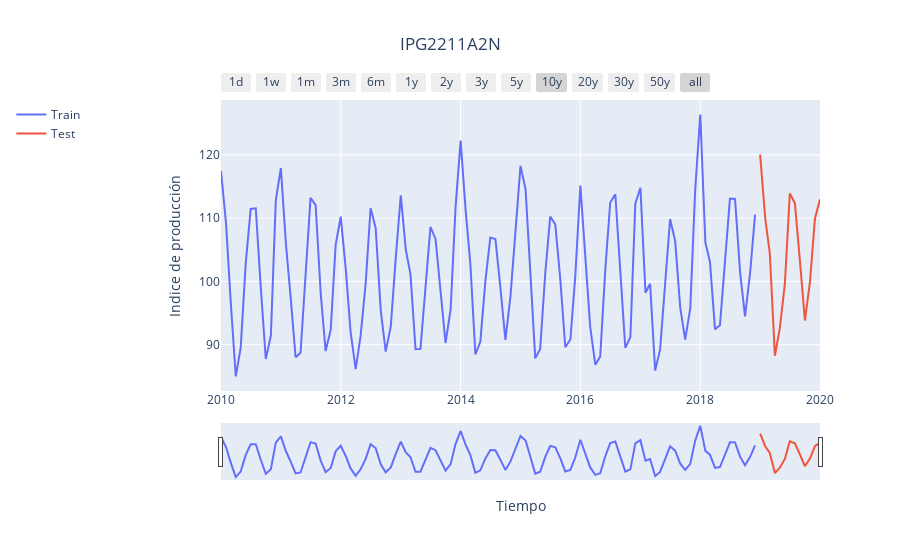

Notebook code for this chart:
### Code cell
import pandas as pd
import numpy as np
from statsmodels.tsa.arima.model import ARIMA
import matplotlib.pyplot as plt
import seaborn as sns
import warnings
from typing import Optional, Any
from tqdm import tqdm

warnings.filterwarnings('ignore')

def fit_arima_model(train_data):
    model = ARIMA(train_data, order=(2, 0, 2),freq='MS')  # You can adjust the order as needed
    return model.fit()

def predict_bootstrapping(model, train_data, steps=1, n_boot=500, random_state=123):
    predictions = model.forecast(steps=steps)
    residuals = model.resid
    
    boot_predictions = np.full((steps, n_boot), np.nan)
    rng = np.random.default_rng(seed=random_state)
    
    for i in range(n_boot):
        sample_residuals = rng.choice(residuals, size=steps, replace=True)
        boot_predictions[:, i] = predictions + sample_residuals
    
    return pd.DataFrame(boot_predictions, columns=[f"pred_boot_{i}" for i in range(n_boot)],
                        index=pd.date_range(start=train_data.index[-1] + pd.Timedelta(days=1), periods=steps, freq='MS'))

def rolling_forecast_with_bootstrapping(train, test, window_size=24, n_boot=500):
    all_bootstrap_predictions = []
    
    for i in tqdm(range(len(test)), desc="Rolling Forecast"):
        train_window = pd.concat([train, test.iloc[:i]])
        model = fit_arima_model(train_window.iloc[-window_size:])
        bootstrap_predictions = predict_bootstrapping(model, train_window.iloc[-window_size:], steps=1, n_boot=n_boot)
        all_bootstrap_predictions.append(bootstrap_predictions)
    
    return pd.concat(all_bootstrap_predictions)

def plot_prediction_distribution(bootstrapping_predictions: pd.DataFrame,
                                 bw_method: Optional[Any] = None,
                                 **fig_kw) -> plt.Figure:
    index = bootstrapping_predictions.index.astype(str).to_list()[::-1]
    palette = sns.cubehelix_palette(len(index), rot=-.25, light=.7, reverse=False)
    fig, axs = plt.subplots(len(index), 1, sharex=True, **fig_kw)
    if not isinstance(axs, np.ndarray):
        axs = np.array([axs])

    for i, step in enumerate(index):
        plot = (
            bootstrapping_predictions.loc[step, :]
            .plot.kde(ax=axs[i], bw_method=bw_method, lw=0.5)
        )
        x = plot.get_children()[0]._x
        y = plot.get_children()[0]._y
        axs[i].fill_between(x, y, color=palette[i])
        
        prediction_mean = bootstrapping_predictions.loc[step, :].mean()
        idx = np.abs(x - prediction_mean).argmin()
        axs[i].vlines(x[idx], ymin=0, ymax=y[idx], linestyle="dashed", color='w')
        
        axs[i].spines['top'].set_visible(False)
        axs[i].spines['right'].set_visible(False)
        axs[i].spines['bottom'].set_visible(False)
        axs[i].spines['left'].set_visible(False)
        axs[i].set_yticklabels([])
        axs[i].set_yticks([])
        axs[i].set_ylabel(step, rotation='horizontal')
        axs[i].set_xlabel('prediction')

    fig.subplots_adjust(hspace=-0)
    fig.suptitle('Forecasting distribution per step')
    return fig

def plot_forecast_with_pi(train, test, forecasts, lower_pi, upper_pi):
    plt.figure(figsize=(15, 8))
    plt.plot(train.index, train, label='Train', alpha=0.7)
    plt.plot(test.index, test, label='Test', alpha=0.7)
    plt.plot(forecasts.index, forecasts, label='Forecast', color='red')
    plt.fill_between(forecasts.index, lower_pi, upper_pi, color='red', alpha=0.2, label='95% PI')
    plt.title('ARIMA Rolling Forecast with Prediction Intervals')
    plt.legend()
    plt.show()

# Load and prepare the data
data = pd.read_csv('../../../data/IPG2211A2N_1.csv')
data['DATE'] = pd.to_datetime(data['DATE'])
data.set_index('DATE', inplace=True)
data['IPG2211A2N'] = pd.to_numeric(data['IPG2211A2N'], errors='coerce')
data.dropna(inplace=True)

train = data[data.index.year < 2019]
test = data[data.index.year >= 2019]

plot_('IPG2211A2N', (train.index, train['IPG2211A2N'], 'Train'), (test.index, test['IPG2211A2N'], 'Test'))

# Perform rolling forecast with bootstrapping
bootstrap_predictions = rolling_forecast_with_bootstrapping(train['IPG2211A2N'], test['IPG2211A2N'], window_size=24, n_boot=100)

# Plot the prediction distributions
fig = plot_prediction_distribution(bootstrap_predictions, figsize=(12, 8))
plt.tight_layout()
plt.show()

# Calculate forecasts and prediction intervals
forecasts = bootstrap_predictions.mean(axis=1)
lower_pi = bootstrap_predictions.quantile(0.025, axis=1)
upper_pi = bootstrap_predictions.quantile(0.975, axis=1)

# Plot the forecast with prediction intervals
plot_forecast_with_pi(train['IPG2211A2N'], test['IPG2211A2N'], forecasts, lower_pi, upper_pi)

### Figure 1 — Plotly figure (JSON) as saved in the notebook; plotly's stock layout.template omitted (floating-point values rounded to 4 significant figures)
{"data": [{"line": {"width": 2}, "mode": "lines", "name": "Train", "type": "scatter", "x": ["2010-01-01T00:00:00", "2010-02-01T00:00:00", "2010-03-01T00:00:00", "2010-04-01T00:00:00", "2010-05-01T00:00:00", "2010-06-01T00:00:00", "2010-07-01T00:00:00", "2010-08-01T00:00:00", "2010-09-01T00:00:00", "2010-10-01T00:00:00", "2010-11-01T00:00:00", "2010-12-01T00:00:00", "2011-01-01T00:00:00", "2011-02-01T00:00:00", "2011-03-01T00:00:00", "2011-04-01T00:00:00", "2011-05-01T00:00:00", "2011-06-01T00:00:00", "2011-07-01T00:00:00", "2011-08-01T00:00:00", "2011-09-01T00:00:00", "2011-10-01T00:00:00", "2011-11-01T00:00:00", "2011-12-01T00:00:00", "2012-01-01T00:00:00", "2012-02-01T00:00:00", "2012-03-01T00:00:00", "2012-04-01T00:00:00", "2012-05-01T00:00:00", "2012-06-01T00:00:00", "2012-07-01T00:00:00", "2012-08-01T00:00:00", "2012-09-01T00:00:00", "2012-10-01T00:00:00", "2012-11-01T00:00:00", "2012-12-01T00:00:00", "2013-01-01T00:00:00", "2013-02-01T00:00:00", "2013-03-01T00:00:00", "2013-04-01T00:00:00", "2013-05-01T00:00:00", "2013-06-01T00:00:00", "2013-07-01T00:00:00", "2013-08-01T00:00:00", "2013-09-01T00:00:00", "2013-10-01T00:00:00", "2013-11-01T00:00:00", "2013-12-01T00:00:00", "2014-01-01T00:00:00", "2014-02-01T00:00:00", "2014-03-01T00:00:00", "2014-04-01T00:00:00", "2014-05-01T00:00:00", "2014-06-01T00:00:00", "2014-07-01T00:00:00", "2014-08-01T00:00:00", "2014-09-01T00:00:00", "2014-10-01T00:00:00", "2014-11-01T00:00:00", "2014-12-01T00:00:00", "2015-01-01T00:00:00", "2015-02-01T00:00:00", "2015-03-01T00:00:00", "2015-04-01T00:00:00", "2015-05-01T00:00:00", "2015-06-01T00:00:00", "2015-07-01T00:00:00", "2015-08-01T00:00:00", "2015-09-01T00:00:00", "2015-10-01T00:00:00", "2015-11-01T00:00:00", "2015-12-01T00:00:00", "2016-01-01T00:00:00", "2016-02-01T00:00:00", "2016-03-01T00:00:00", "2016-04-01T00:00:00", "2016-05-01T00:00:00", "2016-06-01T00:00:00", "2016-07-01T00:00:00", "2016-08-01T00:00:00", "2016-09-01T00:00:00", "2016-10-01T00:00:00", "2016-11-01T00:00:00", "2016-12-01T00:00:00", "2017-01-01T00:00:00", "2017-02-01T00:00:00", "2017-03-01T00:00:00", "2017-04-01T00:00:00", "2017-05-01T00:00:00", "2017-06-01T00:00:00", "2017-07-01T00:00:00", "2017-08-01T00:00:00", "2017-09-01T00:00:00", "2017-10-01T00:00:00", "2017-11-01T00:00:00", "2017-12-01T00:00:00", "2018-01-01T00:00:00", "2018-02-01T00:00:00", "2018-03-01T00:00:00", "2018-04-01T00:00:00", "2018-05-01T00:00:00", "2018-06-01T00:00:00", "2018-07-01T00:00:00", "2018-08-01T00:00:00", "2018-09-01T00:00:00", "2018-10-01T00:00:00", "2018-11-01T00:00:00", "2018-12-01T00:00:00"], "y": [117.5, 109.1, 96.88, 84.98, 89.49, 102.9, 111.4, 111.6, 98.84, 87.73, 91.44, 112.8, 117.9, 105.9, 97.68, 88.01, 88.74, 101.4, 113.2, 112.1, 98.1, 88.99, 92.38, 105.8, 110.2, 101.9, 92.03, 86.15, 91.35, 99.68, 111.6, 108.4, 95.39, 88.9, 92.85, 103.5, 113.6, 105.0, 101.2, 89.28, 89.33, 99.11, 108.6, 106.7, 97.79, 90.27, 95.57, 111.7, 122.2, 111.1, 102.9, 88.46, 90.46, 100.1, 106.9, 106.7, 98.88, 90.74, 97.69, 107.4, 118.3, 114.5, 102.5, 87.84, 89.32, 101.3, 110.2, 109.0, 100.2, 89.59, 90.83, 100.8, 115.2, 104.4, 92.82, 86.83, 88.12, 101.9, 112.5, 113.8, 100.7, 89.5, 91.22, 112.3, 114.8, 98.21, 99.63, 85.91, 89.2, 99.19, 109.9, 106.4, 95.81, 90.81, 95.75, 114.4, 126.4, 106.2, 103.1, 92.43, 93.08, 103.3, 113.1, 113.0, 101.4, 94.48, 101.4, 110.6]}, {"line": {"width": 2}, "mode": "lines", "name": "Test", "type": "scatter", "x": ["2019-01-01T00:00:00", "2019-02-01T00:00:00", "2019-03-01T00:00:00", "2019-04-01T00:00:00", "2019-05-01T00:00:00", "2019-06-01T00:00:00", "2019-07-01T00:00:00", "2019-08-01T00:00:00", "2019-09-01T00:00:00", "2019-10-01T00:00:00", "2019-11-01T00:00:00", "2019-12-01T00:00:00", "2020-01-01T00:00:00"], "y": [120.1, 110.0, 104.4, 88.26, 92.62, 99.69, 113.9, 112.4, 103.1, 93.82, 99.98, 109.9, 113.0]}], "layout": {"legend": {"orientation": "v", "x": -0.35, "xanchor": "left", "y": 1, "yanchor": "top"}, "title": {"text": "IPG2211A2N", "x": 0.5}, "xaxis": {"rangeselector": {"buttons": [{"count": 1, "label": "1d", "step": "day", "stepmode": "backward"}, {"count": 7, "label": "1w", "step": "day", "stepmode": "backward"}, {"count": 1, "label": "1m", "step": "month", "stepmode": "backward"}, {"count": 3, "label": "3m", "step": "month", "stepmode": "backward"}, {"count": 6, "label": "6m", "step": "month", "stepmode": "backward"}, {"count": 1, "label": "1y", "step": "year", "stepmode": "backward"}, {"count": 2, "label": "2y", "step": "year", "stepmode": "backward"}, {"count": 3, "label": "3y", "step": "year", "stepmode": "backward"}, {"count": 5, "label": "5y", "step": "year", "stepmode": "backward"}, {"count": 10, "label": "10y", "step": "year", "stepmode": "backward"}, {"count": 20, "label": "20y", "step": "year", "stepmode": "backward"}, {"count": 30, "label": "30y", "step": "year", "stepmode": "backward"}, {"count": 50, "label": "50y", "step": "year", "stepmode": "backward"}, {"step": "all"}]}, "rangeslider": {"visible": true}, "title": {"text": "Tiempo"}, "type": "date"}, "yaxis": {"autorange": true, "title": {"text": "Indice de producción"}, "type": "linear"}}}
